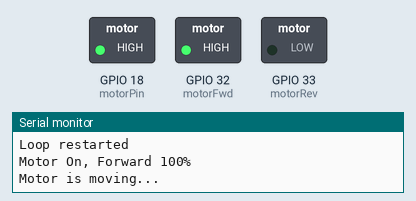
A sketch run on a simulated ESP32. On the bench: switched loads named in the sketch (green lamp = pin HIGH), the last lines printed to the serial monitor. Not simulated (calls return 0 or success): arduino_secrets.h.

Above: at 0.05 s.
At 6.25 s:
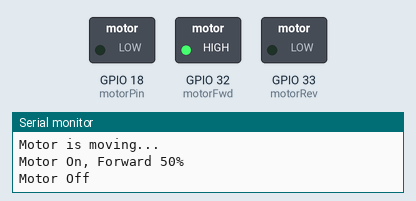
At 12.45 s:
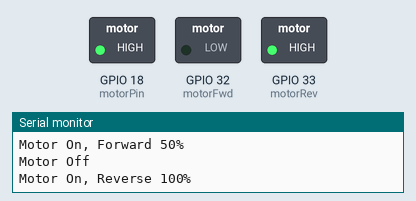
At 18.65 s:
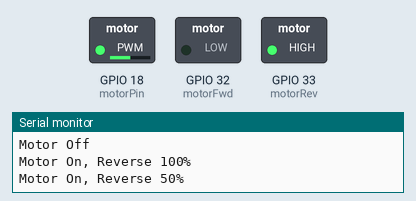
At 24.95 s:
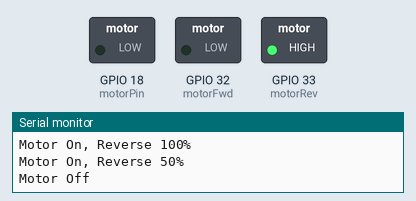
Timing chart, 0 to 32.5 s (numbered marks = the images above):
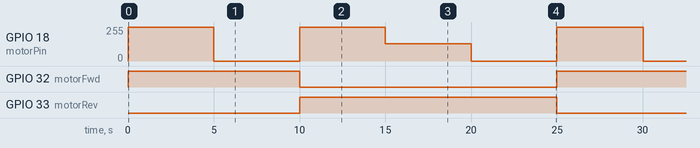

Measured:
- by itself, GPIO 18 (motorPin): repeats every 25.0 s: 0/255 5.0 s, 255/255 5.0 s, 128/255 5.0 s, 0/255 5.0 s, 255/255 5.0 s
- by itself, GPIO 32 (motorFwd): alternates HIGH for 10.0 s and LOW for 15.0 s
- by itself, GPIO 33 (motorRev): alternates HIGH for 15.0 s and LOW for 10.0 s

The sketch:

LAB_FIVE_PWM.ino
```cpp
#include "arduino_secrets.h"

#include <Arduino.h>
/*

*/
#define motorPin 18 //enabling/disabling
#define motorFwd 32 //forward
#define motorRev 33 //reverse

const int frequency = 1000;
const int PWMChannel = 0;
const int resolution = 8;

void setup() {

  pinMode(motorPin, OUTPUT);
  pinMode(motorFwd, OUTPUT);
  pinMode(motorRev, OUTPUT);

  ledcSetup(PWMChannel, frequency, resolution);
  ledcAttachPin(motorPin, PWMChannel);

  Serial.begin(9600);
  while(!Serial);

}

void loop() {

  Serial.println("Loop restarted");
  Serial.println("Motor On, Forward 100%");
  ledcWrite(PWMChannel, 255);
  digitalWrite(motorFwd, HIGH);
  digitalWrite(motorRev, LOW);

  Serial.println("Motor is moving...");


  delay(5000);

  Serial.println("Motor On, Forward 50%");
  ledcWrite(PWMChannel, 128);
  digitalWrite(motorFwd, HIGH);
  digitalWrite(motorRev, LOW);

  Serial.println("Motor Off");
  digitalWrite(motorPin, LOW);

  delay(5000);

  Serial.println("Motor On, Reverse 100%");
  ledcWrite(PWMChannel, 255);
  /*for (int foo = 0; foo<=255; foo++){
    ledcWrite(PWMChannel, foo);
    Serial.println("The duty cycle is: "+foo);
    delay(1000);
    */

  digitalWrite(motorFwd, LOW);
  digitalWrite(motorRev, HIGH);

  delay(5000);

   Serial.println("Motor On, Reverse 50%");
  ledcWrite(PWMChannel, 128);
  digitalWrite(motorFwd, LOW);
  digitalWrite(motorRev, HIGH);

  delay(5000);

  Serial.println("Motor Off");
  ledcWrite(PWMChannel, 0);

  delay(5000);

  Serial.println("Motor is still off");

}
```
